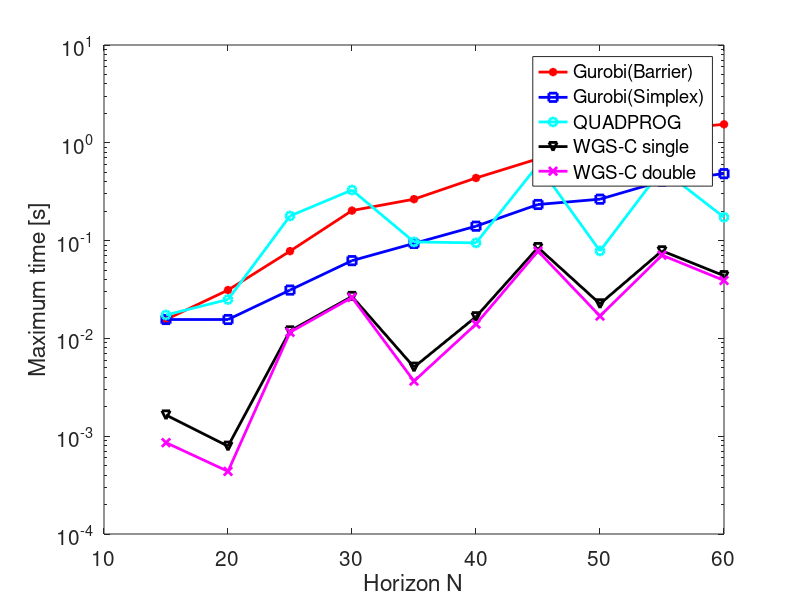
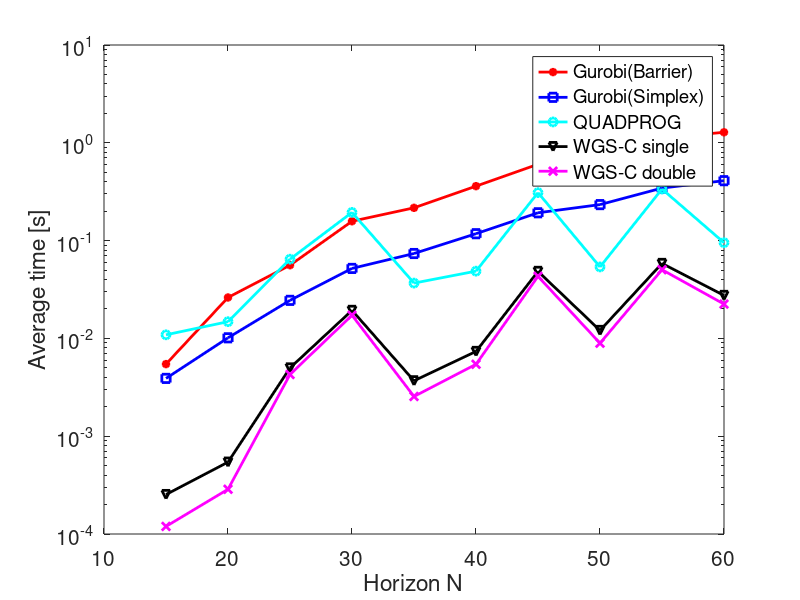

These charts were generated, in order, by the following MATLAB code:
%% Data plots and analysis for asm,wgs and quadprog
% August 20, 2015

%clc;clear;

%load timeData5
%load timeData6  % Date6 has the information of C code
%load timeData7  % Date7 has the information of C code
%load timeData8  % Date8 has the information of C code (single and double)
%load timeData9  % Date9 has the information of C code (single and double)(10 horizon)
%load timeData10  % Date10 has the information of C code (single)(6 horizon)
%load timeData11  % Date11 has the information of C code (single)(10 horizon) (All pass)
%load timeData12  % Date12 has the information of C code (single)(10 horizon) (All pass)
%load timeData13  % Date13 has the information of C code (single)(10 horizon) (All pass)
%load timeData14  % Date14 has Gurobi(10 horizon)
load timeData15  % Date15 has Gurobi(10 horizon)

NumberOfHorzion = 10;

gbBarrierMaxTime5 = zeros(NumberOfHorzion,1);
gbSimplexMaxTime5 = zeros(NumberOfHorzion,1);
quadMaxTime5 = zeros(NumberOfHorzion,1);
wgsCMaxTime5_single = zeros(NumberOfHorzion,1);
wgsCMaxTime5_double = zeros(NumberOfHorzion,1);

gbBarrierAvgTime5 = zeros(NumberOfHorzion,1);
gbSimplexAvgTime5 = zeros(NumberOfHorzion,1);
quadAvgTime5 = zeros(NumberOfHorzion,1);
wgsCAvgTime5_single = zeros(NumberOfHorzion,1);
wgsCAvgTime5_double = zeros(NumberOfHorzion,1);

for i = 1:NumberOfHorzion
    gbBarrierMaxTime5(i) = max(time_Record(:,i,1));
    gbSimplexMaxTime5(i) = max(time_Record(:,i,2));
    quadMaxTime5(i) = max(time_Record(:,i,3));    
    wgsCMaxTime5_single(i) = max(time_Record(:,i,4));
    wgsCMaxTime5_double(i) = max(time_Record(:,i,5));
     
    gbBarrierAvgTime5(i) = mean(time_Record(:,i,1));
    gbSimplexAvgTime5(i) = mean(time_Record(:,i,2));
    quadAvgTime5(i) = mean(time_Record(:,i,3));    
    wgsCAvgTime5_single(i) = mean(time_Record(:,i,4));
    wgsCAvgTime5_double(i) = mean(time_Record(:,i,5));
end

ftsz = 15;
lbsz = 18;
figure
semilogy(gbBarrierMaxTime5,'r-*','linewidth',2);hold on;
semilogy(gbSimplexMaxTime5,'b-s','linewidth',2);hold on;
semilogy(quadMaxTime5,'c-o','linewidth',2);hold on;
semilogy(wgsCMaxTime5_single,'k-v','linewidth',2);hold on;
semilogy(wgsCMaxTime5_double,'m-x','linewidth',2);
legend('Gurobi(Barrier)','Gurobi(Simplex)','QUADPROG','WGS-C single','WGS-C double');
xlabel('Horizon N','FontSize',lbsz);ylabel('Maximum time [s]','FontSize',lbsz);
set(gca,'XTickLabel',{'10','20','30','40','50','60','70','80','90','100'},'fontsize',ftsz);

figure
semilogy(gbBarrierAvgTime5,'r-*','linewidth',2);hold on;
semilogy(gbSimplexAvgTime5,'b-s','linewidth',2);hold on;
semilogy(quadAvgTime5,'c-o','linewidth',2);hold on;
semilogy(wgsCAvgTime5_single,'k-v','linewidth',2);hold on;
semilogy(wgsCAvgTime5_double,'m-x','linewidth',2);
legend('Gurobi(Barrier)','Gurobi(Simplex)','QUADPROG','WGS-C single','WGS-C double');
xlabel('Horizon N','FontSize',lbsz);ylabel('Average time [s]','FontSize',lbsz);
set(gca,'XTickLabel',{'10','20','30','40','50','60','70','80','90','100'},'fontsize',ftsz);


% %% Draw TMP data from Simulink
% [len,~] = size(u_Record);
% len = len - 1;
% 
% for i = 1:len
%     diff_Single(i,1) = norm(diff_Single(i,:));
%     diff_Double(i,1) = norm(diff_Double(i,:));
%     diff_QUAD(i,1) = norm(diff_QUAD(i,:));
% end
% 
% figure;
% subplot(2,1,1);plot(u_Record(1:len,:));title('Aircraft model,u');
% subplot(2,1,2);plot(y_Record(1:len,:));title('Aircraft model,y');
% figure; 
% semilogy(diff_Single(1:len,1));hold on;title('Error between solvers and MPC toolbox');
% semilogy(diff_Double(1:len,1));hold on;
% semilogy(diff_QUAD(1:len,1));hold on;
% legend('diff Single','diff Double','diff QUAD');
% figure; 
% semilogy(time(1:len,1));hold on; title('Runtime of WGS and QUADPROG');
% semilogy(time(1:len,2));hold on;
% semilogy(time(1:len,3));hold on;
% legend('time Single','time Double','time QUAD');
% figure; 
% plot(iter(1:len,1));hold on;    title('Iterations of WGS and QUADPROG');
% plot(iter(1:len,2));hold on;
% plot(iter(1:len,3)); hold on;
% legend('iter Single','iter Double','iter QUAD');



